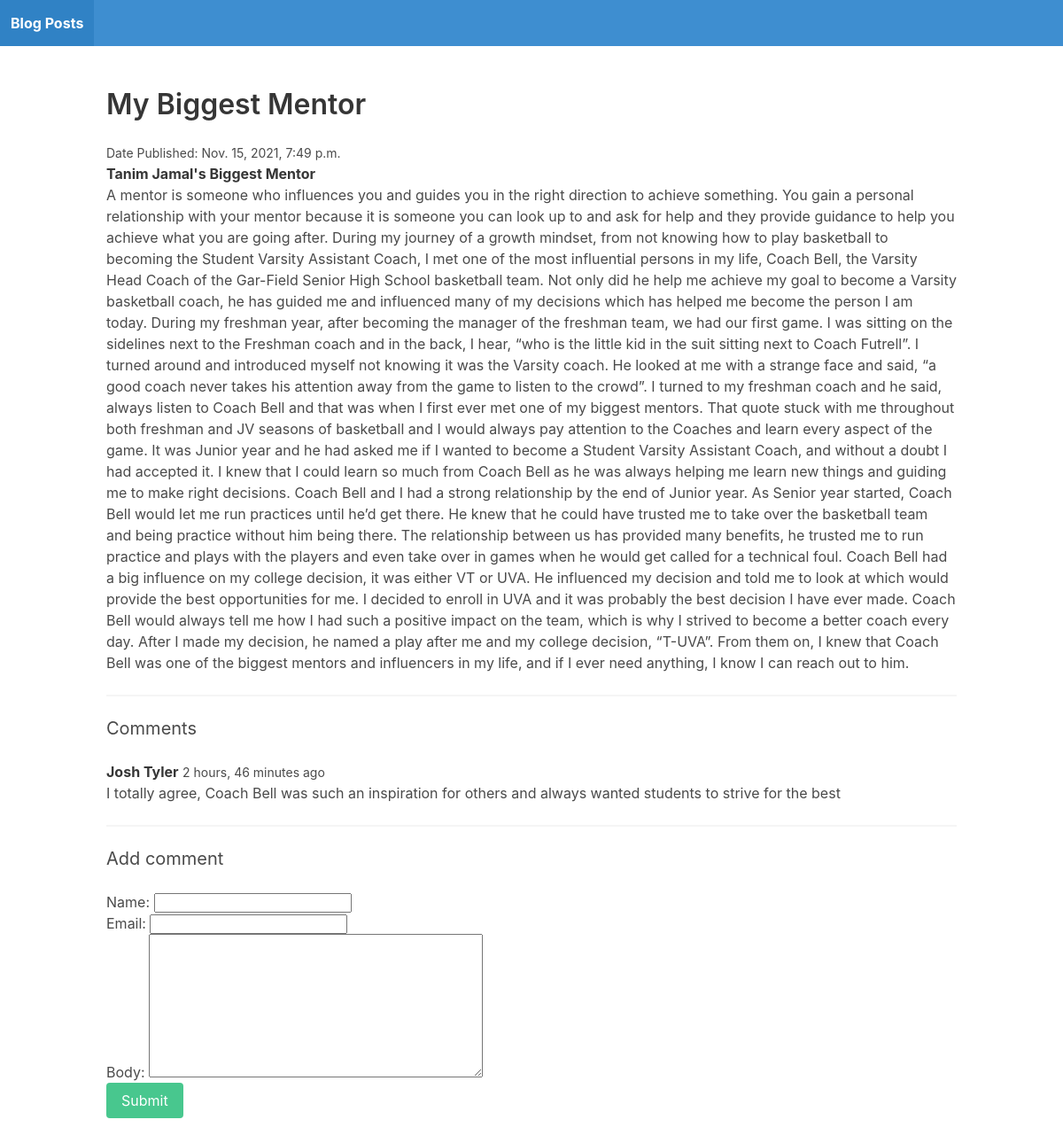
Page /biggest_mentor/ on the committed database.
### blog/models.py (models this page shows)
class Post(models.Model):
    title = models.CharField(max_length=255)
    slug = models.SlugField()
    intro = models.TextField()
    body = models.TextField()
    date_added = models.DateTimeField(auto_now_add=True)
    class Meta:
    	ordering = ['-date_added']

class Comment(models.Model):
    post = models.ForeignKey(Post, related_name='comments', on_delete=models.CASCADE)
    name = models.CharField(max_length=255)
    email = models.EmailField()
    body = models.TextField()
    date_added = models.DateTimeField(auto_now_add=True)
    class Meta:
    	ordering = ['date_added']

### blog/views.py (the view)
# urls.py: path('<slug:slug>/', post_detail, name='post_detail')
def post_detail(request, slug):
    post = Post.objects.get(slug=slug)
    if request.method == 'POST':
    	form = CommentForm(request.POST)
    	if form.is_valid():
    		comment = form.save(commit=False)
    		comment.post = post
    		comment.save()
    		return redirect('post_detail', slug=post.slug)
    else:
    	form = CommentForm()
    return render(request, 'blog/post_detail.html', {'post': post, 'form': form})

### blog/forms.py
class CommentForm(forms.ModelForm):
	class Meta:
		model = Comment
		fields = ['name', 'email', 'body']

### blog/templates/blog/post_detail.html (shortened to what this page needs)
{% extends 'blog/base.html' %}
{% block content %}
	<h1 class="title">{{ post.title }}</h1>
	<small>Date Published: {{ post.date_added }}</small>
	<p><strong>{{ post.intro }}</strong></p>
	<p>{{ post.body }}</p>
	<hr>
    <h2 class="subtitle">Comments</h2>
{% for comment in post.comments.all %}
	<article class="media">
		<div class="media-content">
			<div class="content">
				<p>
					<strong>{{ comment.name }}</strong> <small>{{ comment.date_added|timesince }} ago</small>
					<br>
					{{ comment.body }}
				</p>
			</div>
		</div>
	</article>
{% empty %}
	<div class="notification">
		No comments yet...
	</div>
{% endfor %}
    <hr>
	<h2 class="subtitle">Add comment</h2>
	<form method="post" action=".">
		{{ form.as_p }}
		<div class="field">
			<div class="control">
				<button class="button is-success">Submit</button>
			</div>
		</div>
	</form>
{% endblock %}

### rows in the picture
Post: title "My Biggest Mentor", date_added "Nov. 15, 2021, 7:49 p.m.", intro "Tanim Jamal's Biggest Mentor", body "A mentor is someone who influences you and guides you in the right direction to achieve something. You gain a personal relationship with your mentor because it is someone you can look up to and ask for help and they provide guidance to help you achieve what you are going after. During my journey of a growth mindset, from not knowing how to play basketball to becoming the Student Varsity Assistant Coach, I met one of the most influential persons in my life, Coach Bell, the Varsity Head Coach of the Gar-Field Senior High School basketball team. Not only did he help me achieve my goal to become a Varsity basketball coach, he has guided me and influenced many of my decisions which has helped me…"
Comment: name "Josh Tyler", date_added "2 hours, 46 minutes", body "I totally agree, Coach Bell was such an inspiration for others and always wanted students to strive for the best"
